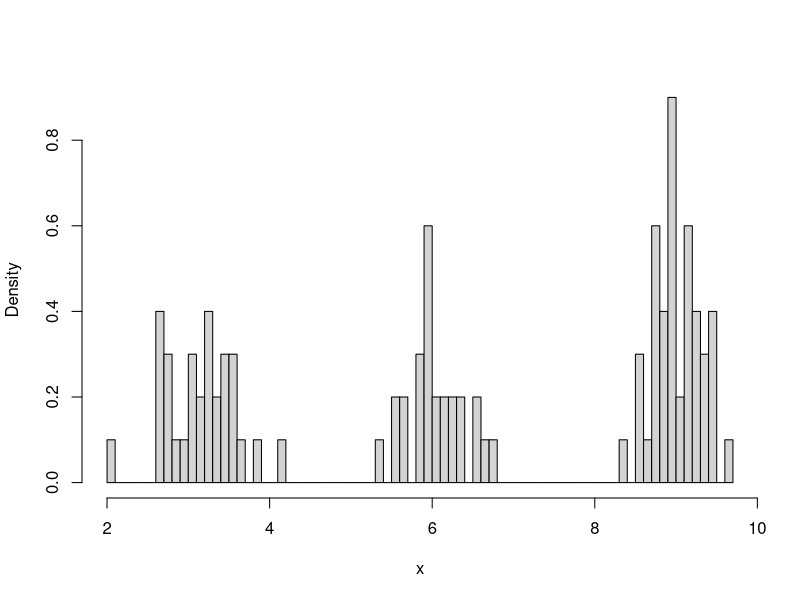

Here is the R script that generated this plot: (Note: this script raises an error after producing the figure.)
library(gtools)##must download package from server
n <- 100 ##number of data points
k <- 3 ##number of components
mu <- c(1:k)
lambda <- c(1:k)
pi <- c(1:k)
z <- c(1:k)
beta <- 2
x <- c(1:n)
for(i in 1:k)
{
  mu[i] <- k*i
  lambda[i] <- k*i
  pi[i] <- 1/k }

## simulate data from model
for(i in 1:n)
{
  z[i] <- sample(c(1:k),1,replace = TRUE, prob = pi) ## sample an z according to pi
  x[i] <- rnorm(1,mu[z[i]], 1/sqrt(lambda[z[i]]))
}
hist(x,probability=T,nclass=100,main=" ") ##plot data
N <- 10000 ## number of MCMC iterations
m <- 5## frequency of storing samples
s <- N/m ## number of samples to be stored
mus <- matrix(0,s,k) ## store mu
lambdas <- matrix(0,s,k) ## store lambda
pis <- matrix(0,s,k) ## store pi
betas <- c(1:s) ## store beta
mus[1,] <- mu
lambdas[1,] <- lambda
pis[1,] <- pi
betas[1] <- beta
probs <- c(1:k)

## prior parameters
rg <- (max(x)-min(x))
xi <- rg/2
kappa <- 2/(rg*rg)
alpha <- 2
g <- 0.2
h <- 10/(rg*rg)
delta <- 1
nct <- c(1:k)
ctr <- 2 ## for storing
##main MCMC loop
for(i in 1:N)
{
  ##sample z
  nct <- rep(0,k)
  for(j in 1:n)##loop over data
  {
    probs <- rep(0,k)
    sump <- 0
    for(l in 1:k)
    {
      probs[l] <- pi[l]*sqrt(lambda[l])*exp(-lambda[l]*0.5*(x[j]-mu[l])*(x[j]-mu[l]))
      sump <- sump + probs[l]
    }
    for(l in 1:k)
    {
      probs[l] <- probs[l]/sump
    }
    z[j] <- sample(c(1:k),1,replace = TRUE, prob = probs)
    nct[z[j]] <- nct[z[j]] + 1
  }
  ##sample mu
  for(j in 1:k)
  {
    me <- 0
    for(l in 1:n)
    {
      if(z[l]==j)
      {
        me <- me + x[l]
      }
    }
    me <- (lambda[j]*me + kappa*xi)/(lambda[j]*nct[j] + kappa)
    vari <- 1/(lambda[j]*nct[j] + kappa)
    mu[j] <- rnorm(1,me,sqrt(vari))
  }
  ##sample lambda
  for(j in 1:k)
  {
    me <- 0
    for(l in 1:n)
    {
      if(z[l]==j)
      {
        me <- me + (x[l]-mu[j])*(x[l]-mu[j])
      }
    }
    me <- me*0.5
    me <- me + beta
    al <- alpha + 0.5*nct[j]
    lambda[j] <- rgamma(1,al,me)
  }
  ## update beta
  sump <- sum(lambda)
  beta <- rgamma(1,g+k*alpha,h+sump)
  ## update pi
  for(j in 1:k)
  {
    probs[j] <- delta + nct[j]
  }
  pi <- rdirichlet(1,probs)
  l <- i %% m
  if(l==0)
  {
    mus[ctr,] <- mu
    lambdas[ctr,] <- lambda
    pis[ctr,] <- pi
    betas[ctr] <- beta
    ctr <- ctr + 1
  }
}

##plot MCMC samples
plot(mus[,1],type="l",ylim=c(2,10),ylab="mu",xlab="iteration (every 5th)")
lines(mus[,2],col=2)
lines(mus[,3],col=3)
par(mfrow=c(k,1))
for(i in 1:k)
{
  plot(mus[,i],type="l")
}
par(mfrow=c(k,1))
for(i in 1:k)
{
  plot(lambdas[,i],type="l")
}
par(mfrow=c(k,1))
for(i in 1:k)
{
  plot(pis[,i],type="l")
}
plot(betas,type="l")
